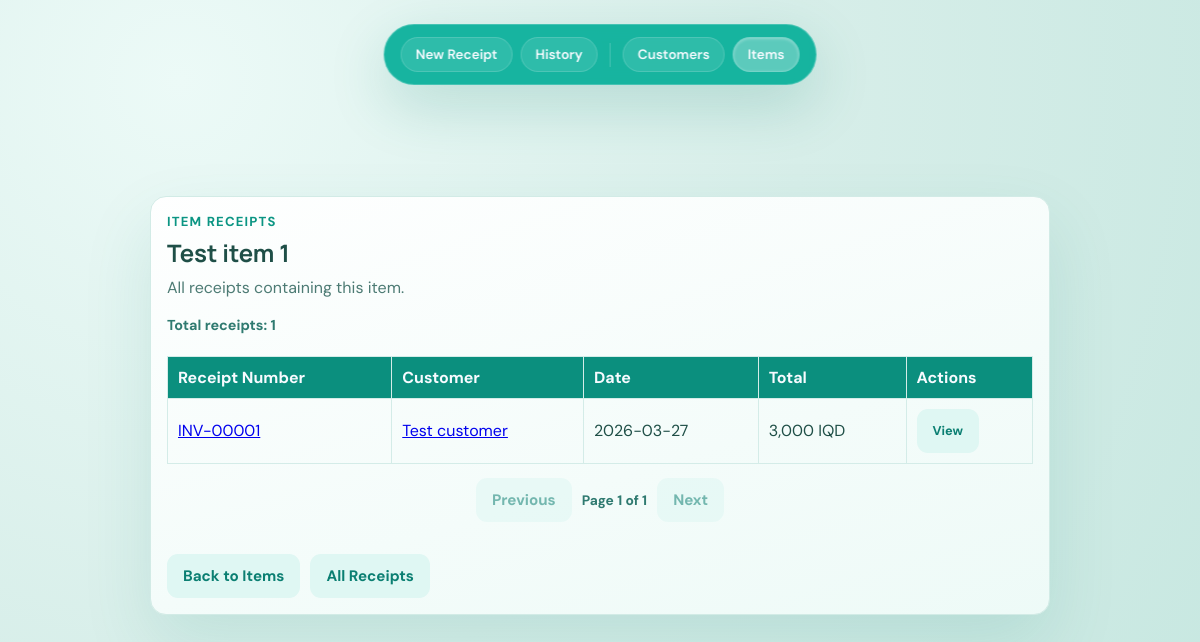
Screenshot of /item/Test item 1/receipts with the database file from the repository.
### tables this page shows
CREATE TABLE receipts (
                id INTEGER PRIMARY KEY AUTOINCREMENT,
                receipt_number TEXT UNIQUE NOT NULL,
                sid TEXT NOT NULL,
                customer_name TEXT NOT NULL,
                invoice_date TEXT NOT NULL,
                tax_rate REAL NOT NULL DEFAULT 0,
                subtotal REAL NOT NULL,
                tax REAL NOT NULL,
                total REAL NOT NULL,
                notes TEXT,
                created_at TEXT NOT NULL,
                FOREIGN KEY (sid) REFERENCES sids(sid)
            );

### app.py (the view)
@app.route("/item/<item_desc>/receipts")
def item_receipts(item_desc: str):
    page, per_page = get_pagination_params(default_per_page=20)
    with get_db() as conn:
        total = conn.execute(
            "SELECT COUNT(DISTINCT receipt_id) FROM receipt_items WHERE description = ?",
            (item_desc,),
        ).fetchone()[0]
        pagination = make_pagination(total, page, per_page)
        offset = (pagination["page"] - 1) * pagination["per_page"]
        receipts = conn.execute(
            """
            SELECT DISTINCT r.id, r.receipt_number, r.invoice_date, r.total, r.customer_name
            FROM receipts r
            INNER JOIN receipt_items ri ON r.id = ri.receipt_id
            WHERE ri.description = ?
            ORDER BY r.id DESC
            LIMIT ? OFFSET ?
            """,
            (item_desc, pagination["per_page"], offset),
        ).fetchall()
    return render_template(
        "item_receipts.html",
        item_description=item_desc,
        receipts=receipts,
        pagination=pagination,
    )

### app.py (called while the page is built)
def get_db() -> sqlite3.Connection:
    conn = sqlite3.connect(DB_PATH)
    conn.row_factory = sqlite3.Row
    conn.execute("PRAGMA foreign_keys = ON")
    return conn

def get_pagination_params(default_per_page: int = 20, max_per_page: int = 100) -> tuple[int, int]:
    page_raw = request.args.get("page", "1")
    per_page_raw = request.args.get("per_page", str(default_per_page))
    try:
        page = max(1, int(page_raw))
    except ValueError:
        page = 1
    try:
        per_page = int(per_page_raw)
    except ValueError:
        per_page = default_per_page
    per_page = max(1, min(max_per_page, per_page))
    return page, per_page

def make_pagination(total: int, page: int, per_page: int) -> dict[str, Any]:
    total_pages = max(1, ceil(total / per_page)) if total > 0 else 1
    page = max(1, min(page, total_pages))
    return {
        "total": total,
        "page": page,
        "per_page": per_page,
        "total_pages": total_pages,
        "has_prev": page > 1,
        "has_next": page < total_pages,
        "prev_page": page - 1,
        "next_page": page + 1,
    }

@app.template_filter("iqd")
def format_iqd(value: Any) -> str:
    try:
        amount = int(round(float(value)))
    except (TypeError, ValueError):
        amount = 0
    return f"{amount:,} IQD"

### templates/item_receipts.html (shortened to what this page needs)
<!doctype html>
<html lang="en">
<head>
  <link rel="stylesheet" href="{{ url_for('static', filename='styles.css') }}" />
</head>
<body>
  <main class="page page-form">
    <section class="form-card">
      <header class="hero">
        <p class="eyebrow">Item Receipts</p>
        <h1>{{ item_description }}</h1>
        <p class="sub">All receipts containing this item.</p>
      </header>
      {% if receipts %}
        {% if pagination %}
          <p class="table-total">Total receipts: {{ pagination.total }}</p>
        {% endif %}
        <div class="table-wrapper">
          <table class="history-table">
            <thead>
              <tr>
                <th>Receipt Number</th>
                <th>Customer</th>
                <th>Date</th>
                <th>Total</th>
                <th>Actions</th>
              </tr>
            </thead>
            <tbody>
              {% for receipt in receipts %}
                <tr>
                  <td><a href="{{ url_for('view_receipt', receipt_id=receipt.id) }}">{{ receipt.receipt_number }}</a></td>
                  <td><a href="{{ url_for('customer_receipts', name=receipt.customer_name) }}">{{ receipt.customer_name }}</a></td>
                  <td>{{ receipt.invoice_date }}</td>
                  <td>{{ receipt.total|iqd }}</td>
                  <td><a href="{{ url_for('view_receipt', receipt_id=receipt.id) }}" class="button ghost" style="font-size: 0.8rem;">View</a></td>
                </tr>
              {% endfor %}
            </tbody>
          </table>
        </div>
        {% if pagination %}
          <div class="pagination-bar" aria-label="Item receipts pagination">
            {% if pagination.has_prev %}
              <a class="button ghost" href="{{ url_for('item_receipts', item_desc=item_description, page=pagination.prev_page, per_page=pagination.per_page) }}">Previous</a>
            {% else %}
              <span class="button ghost" aria-disabled="true">Previous</span>
            {% endif %}
            <span class="pagination-info">Page {{ pagination.page }} of {{ pagination.total_pages }}</span>
            {% if pagination.has_next %}
              <a class="button ghost" href="{{ url_for('item_receipts', item_desc=item_description, page=pagination.next_page, per_page=pagination.per_page) }}">Next</a>
            {% else %}
              <span class="button ghost" aria-disabled="true">Next</span>
            {% endif %}
          </div>
        {% endif %}
      {% else %}
        <p class="sub" style="margin-top: 2rem;">No receipts found containing this item.</p>
      {% endif %}
      <div class="actions" style="margin-top: 2rem;">
        <a class="button ghost" href="{{ url_for('items_list') }}">Back to Items</a>
        <a class="button ghost" href="{{ url_for('history') }}">All Receipts</a>
      </div>
    </section>
  </main>
  <nav class="floating-dock">
    <a href="{{ url_for('index') }}" class="dock-item" title="New Receipt">New Receipt</a>
    <a href="{{ url_for('history') }}" class="dock-item" title="View Receipts">History</a>
    <a href="{{ url_for('customers_list') }}" class="dock-item" title="Manage Customers">Customers</a>
    <a href="{{ url_for('items_list') }}" class="dock-item active" title="Manage Items">Items</a>
  </nav>
</body>
</html>

### static/styles.css (style rules this page uses)
:root { --bg: #d7eee9; --paper: #f7fbff; --ink: #1f4f47; --ink-soft: #4d7b74; --brand-a: #0cb09b; --brand-b: #089987; --line: #d4ece8; }
* { box-sizing: border-box; }
body { margin: 0; font-family: "DM Sans", "Segoe UI", sans-serif; color: var(--ink); background: radial-gradient(circle at 15% 10%, #ecfaf7 0%, var(--bg) 50%, #c6e7e0 100%); }
h1, h2, h3 { margin: 0; font-family: "Manrope", "Trebuchet MS", sans-serif; }
.page { min-height: 100vh; display: grid; place-items: center; padding: 12px; padding-top: 90px; padding-bottom: 80px; }
.form-card, .history-card { width: min(900px, 100%); background: linear-gradient(165deg, rgba(255, 255, 255, 0.96), rgba(239, 251, 248, 0.96)); border: 1px solid #d2ebe6; border-radius: 16px; box-shadow: 0 30px 70px rgba(8, 123, 107, 0.12); padding: 16px; }
.hero { margin-bottom: 18px; }
.eyebrow { margin: 0 0 6px; font-weight: 700; font-size: 0.82rem; letter-spacing: 0.09em; text-transform: uppercase; color: #0b9583; }
.sub { margin: 8px 0 0; color: var(--ink-soft); }
.button { border: 0; border-radius: 11px; padding: 12px 16px; font: inherit; font-weight: 700; text-decoration: none; cursor: pointer; min-height: 44px; display: inline-flex; align-items: center; justify-content: center; font-size: 0.95rem; transition: all 0.2s ease; }
.button.ghost { color: #0b7f72; background: #dff7f3; }
.actions { display: flex; gap: 10px; flex-wrap: wrap; }
table { width: 100%; border-collapse: collapse; margin-top: 12px; }
.table-wrapper { width: 100%; overflow-x: auto; -webkit-overflow-scrolling: touch; }
.history-table { min-width: 720px; }
.pagination-bar { margin-top: 14px; display: flex; align-items: center; justify-content: center; gap: 10px; flex-wrap: wrap; }
.table-total { margin: 6px 0 10px; font-size: 0.9rem; font-weight: 700; color: #2f7a70; }
.pagination-info { font-size: 0.86rem; font-weight: 700; color: #2f7a70; }
.pagination-bar .button[aria-disabled="true"] { opacity: 0.55; pointer-events: none; }
thead { background: #0b8f7e; color: #f7fbff; }
th, td { padding: 10px; border: 1px solid var(--line); text-align: left; }
.floating-dock { position: fixed; top: 24px; left: 50%; transform: translateX(-50%); display: flex; align-items: center; justify-content: flex-start; gap: 8px; width: max-content; max-width: calc(100vw - 20px); background: rgba(12, 176, 155, 0.95); backdrop-filter: blur(16px); border-radius: 60px; padding: 12px 16px; box-shadow: 0 20px 60px rgba(8, 123, 107, 0.2); z-index: 1000; border: 1px solid rgba(255, 255, 255, 0.2); animation: slideDown 0.4s ease-out; transition: transform 0.25s ease, opacity 0.2s ease; overflow-x: auto; overflow-y: hidden; -webkit-overflow-scrolling: touch; scrollbar-width: none; }
.dock-item { display: flex; flex: 0 0 auto; align-items: center; justify-content: center; padding: 8px 14px; border-radius: 40px; text-decoration: none; color: #f7fbff; font-size: 0.85rem; font-weight: 600; transition: all 0.2s ease; white-space: nowrap; cursor: pointer; background: rgba(255, 255, 255, 0.1); border: 1px solid rgba(255, 255, 255, 0.15); }
.dock-item.active { background: rgba(255, 255, 255, 0.3); box-shadow: inset 0 1px 3px rgba(255, 255, 255, 0.3); }

### rows the page displays
receipts: receipt_number "INV-00001", customer_name "Test customer", invoice_date "2026-03-27", total|iqd "3,000 IQD"

### other values shown
{{ item_description }} "Test item 1"
{{ pagination.total }} "1"
{{ pagination.page }} "1"
{{ pagination.total_pages }} "1"
